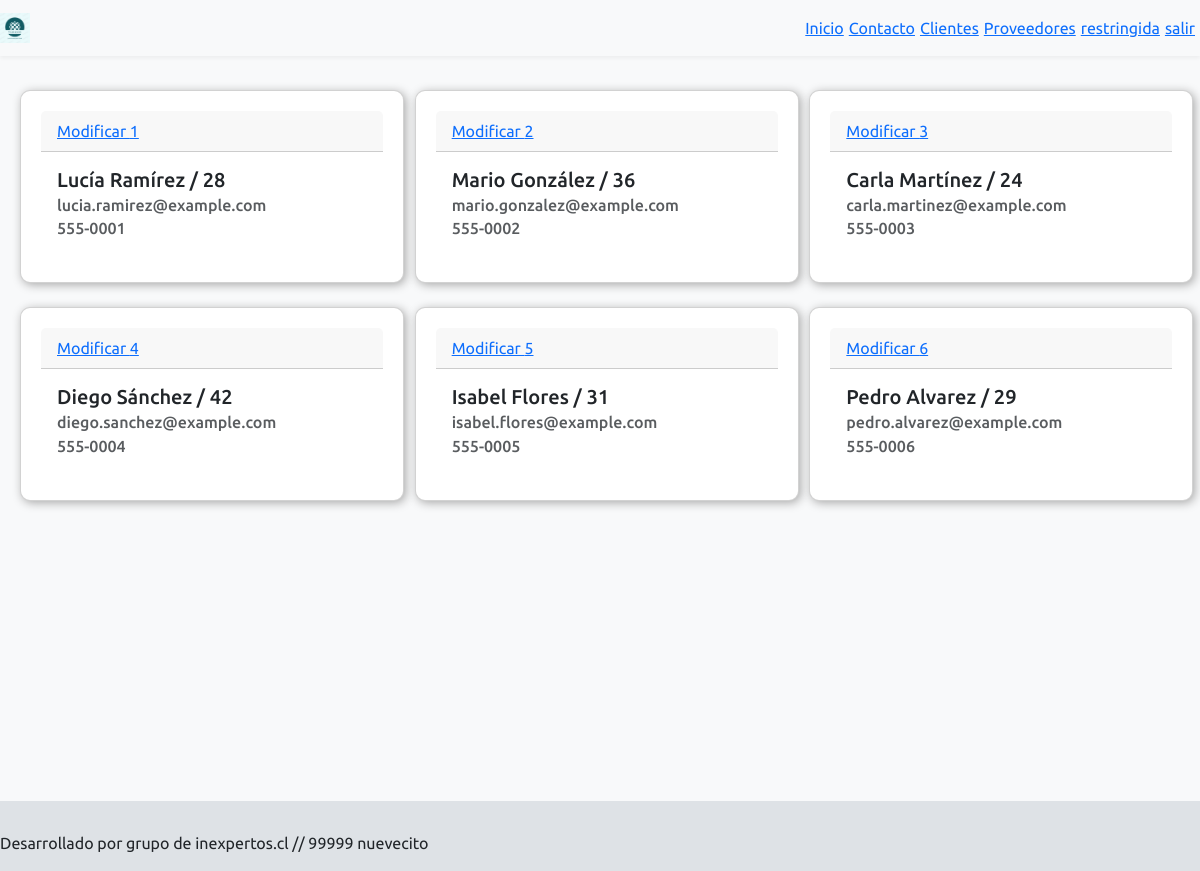
The app's page /clientes/ (signed in) with its own data.
### primera_aplicacion/models.py (models this page shows)
class Contenido(models.Model):
    id = models.IntegerField(primary_key=True)
    name = models.TextField()
    phone = models.TextField()
    last_name = models.TextField()
    age = models.IntegerField()
    email = models.TextField()

### primera_aplicacion/views.py (the view)
# urls.py: path('clientes/', login_required(contenido), name="clients"),
def contenido(request):
    datos = Contenido.objects.all()
    print(f'se ha impreso datos de contenido {datos}')
    contexto = {'datos': datos}
    return render(request, 'contenido.html', contexto)

### primera_aplicacion/templates/contenido.html
{% extends "base.html" %}
{% load static %}
{% block contenido %}
<div class="row wrapper">
{% for dato in datos %}
    <div class='col-12 col-md-6 col-lg-4 mb-4'>
        <div class="card" style="width: 24rem;">
            <div class="card-header">
                <div><a class="navbar-link" href="{% url 'form_users' id=dato.id %}">Modificar {{dato.id}}</a></div>
            </div>
            <div class="card-body">
            <h5 class="card-title">{{dato.name}} {{dato.last_name}} / {{dato.age}}</h5>
            <h6 class="card-subtitle mb-2 text-muted">{{dato.email}}</h6>
            <h6 class="card-subtitle mb-2 text-muted">{{dato.phone}}</h6>
            </div>
        </div>
    </div>
{% endfor %}
</div>
{% endblock %}

### primera_aplicacion/templates/base.html (shortened to what this page needs)
{% load static %}
<!DOCTYPE html>
<html>
<head>
  <link href="https://cdn.jsdelivr.net/npm/bootstrap@5.3.0-alpha3/dist/css/bootstrap.min.css" rel="stylesheet"
>
  <link rel="stylesheet" href="{% static 'assets/css/style.css' %}">
</head>
<body>
  <nav class="navbar navbar-light bg-light">
    <a class="navbar-brand" href="index">
      <img src="{% static 'assets/img/logo.png'%}" width="30" height="30" class="d-inline-block align-top" alt="">
    </a>
    <ul class="navbar-nav">
      <li class="navbar-item mr-nav"><a class="navbar-link" href="{% url 'index' %}">Inicio</a></li>
      <li class="navbar-item mr-nav"><a class="navbar-link" href="{% url 'users' %}">Contacto</a></li>
      {% if user.is_authenticated %}
      <li class="navbar-item mr-nav"><a class="navbar-link" href="{% url 'clients' %}">Clientes</a></li>
      <li class="navbar-item mr-nav"><a class="navbar-link" href="{% url 'suppliers' %}">Proveedores</a></li>
      <li class="navbar-item mr-nav"><a class="navbar-link" href="{% url 'restringida' %}">restringida</a></li>
      <li class="navbar-item mr-nav"><a class="navbar-link" href="{% url 'logout' %}">salir</a></li>
      {% endif %}
    </ul>
  </nav>
  <div style="margin-top: 20px; padding: 20px;">
    {% block contenido %}
    {% endblock %}
  </div>
<footer>
  Desarrollado por grupo de inexpertos.cl  // 99999 nuevecito
</footer>
</body>
</html>

### primera_aplicacion/static/assets/css/style.css (style rules this page uses)
body { background-color: #f8f9fa; font-family: 'Ubuntu', sans-serif; padding-top: 50px; }
.navbar { background-color: #e9ecef; box-shadow: 0 2px 4px rgba(0,0,0,0.05); width: 100%; top: 0; position: fixed; z-index: 999999; }
.navbar-nav { flex-direction: row; }
.mr-nav { margin-right: 5px; }
footer { background-color: #dee2e6; bottom: 0; width: 100%; height: 70px; padding-top: 30px; margin-top: 23%; }
.card { background-color: #ffffff; box-shadow: 2px 2px 10px #aaaaaa; padding: 20px; border-radius: 10px; width: 400px; margin: 0 auto; }
html, body { height: 100%; }
.wrapper { min-height: 100%; margin-bottom: -20px; }

### records on screen
Contenido: id "1", name "Lucía", last_name "Ramírez", age "28", email "lucia.ramirez@example.com", phone "555-0001"
Contenido: id "2", name "Mario", last_name "González", age "36", email "mario.gonzalez@example.com", phone "555-0002"
Contenido: id "3", name "Carla", last_name "Martínez", age "24", email "carla.martinez@example.com", phone "555-0003"
Contenido: id "4", name "Diego", last_name "Sánchez", age "42", email "diego.sanchez@example.com", phone "555-0004"
Contenido: id "5", name "Isabel", last_name "Flores", age "31", email "isabel.flores@example.com", phone "555-0005"
Contenido: id "6", name "Pedro", last_name "Alvarez", age "29", email "pedro.alvarez@example.com", phone "555-0006"
